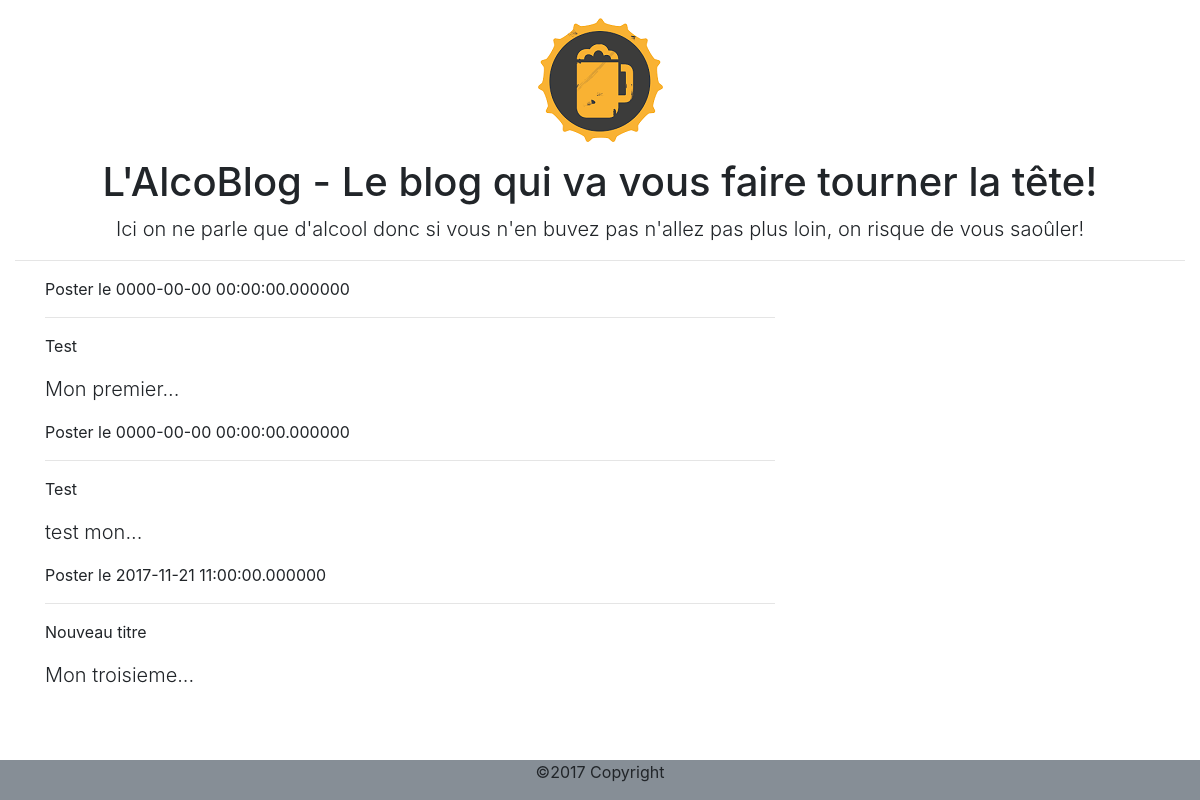
The page / on the database its author committed.
### tables this page shows
CREATE TABLE `table_article` (
  `id_article` tinyint(4) NOT NULL,
  `title` varchar(20) NOT NULL,
  `auteur` varchar(20) NOT NULL,
  `a_text` varchar(50) NOT NULL,
  `data_creation` timestamp(6) NOT NULL DEFAULT CURRENT_TIMESTAMP(6) ON UPDATE CURRENT_TIMESTAMP(6),
  `data_update` timestamp(6) NOT NULL DEFAULT CURRENT_TIMESTAMP(6),
  `preview_image` varchar(500) NOT NULL,
  `categorie` varchar(20) NOT NULL
);

### ctrl/liste.php (called while the page is built)
<?php
require_once 'model/class_article.php';
require_once 'model/class_article_query.php';
$aq = new Article_query($bdd);
$liste_articles = $aq->getList();
?>

### model/class_article_query.php (called while the page is built, shortened)
<?php
class Article_query
{
	private $_bdd;
	public function __construct($bdd)
	{
		$this->_bdd = $bdd;
	}
	public function getList()
	{
		$liste = [];
		$req = $this->_bdd->prepare('SELECT * FROM table_article');
		$req->execute();
		while($donnees = $req->fetch()){
			$liste[]= new Article($donnees);
		}
		return $liste;
	}
}
?>

### model/class_article.php (called while the page is built, shortened)
<?php
Class Article
{
private $_title;
private $_text;
private $_data_update;
	public function __construct($donnees)
	{
		$this->_title = $donnees['title'];
		$this->_text = $donnees['a_text'];
		$this->_data_update = $donnees['data_update'];
	}
    public function getTitle()
    {
        return ucfirst(strtolower($this->_title));
    }
    public function getText()
    {
        return $this->_text;
    }
    public function getResume($words)
    {
        return implode(' ', array_slice(explode(' ', $this->getText()), 0, $words)).'...';
    }
    public function getDataUpdate()
    {
        return $this->_data_update;
    }
}
?>

### views/liste.php (the view)
<main>
    <div class="container">
      <div class="row">
        <div class="col-lg-8">
<?php
foreach($liste_articles as $article){
	echo '<p>Poster le '.$article->getDataUpdate().'</p><hr>';
	echo '<p>'.$article->getTitle().'</p>';
	echo ' <p class="lead">'.$article->getResume(2).'</p>';
}
?>
   </div>
      </div>
    </div>
</main>

### views/header.inc.php (shortened to what this page needs)
<!DOCTYPE html>
    <html lang="fr">
        <head>
            <link href="css/bootstrap.min.css" rel="stylesheet">
            <link href="css/blog-post.css" rel="stylesheet">
        </head>
        <header>
            <div class="container-fluid col-lg-12 mt-3">
                <div class="container text-center">
                    <img src="css/img/logo.png" class="text-center">
                    <h1 class="mt-3  text-center">L'AlcoBlog - Le blog qui va vous faire tourner la tête!</h1>
                </div>
                <p class="lead mt-2 text-center">
                    Ici on ne parle que d'alcool donc si vous n'en buvez pas n'allez pas plus loin, on risque de vous saoûler!
                </p>
                <hr>
            </div>
        </header>
        <body>

### index.php (shortened to what this page needs)
<?php
	require_once('views/header.inc.php');
	try{
		$bdd = new PDO('mysql:host=localhost;dbname=mini-blog', 'root', '');
		$bdd->setAttribute(PDO::ATTR_DEFAULT_FETCH_MODE, PDO::FETCH_ASSOC);
	}
	catch(Exception $e){
		die('Erreur : '.$e->getMessage());
	}
	if(isset($_GET['id_article'])) {
	$id_article = htmlspecialchars(($_GET['id_article']));
    require_once ('ctrl/control-article.php');
    }
    elseif(isset($_GET['categorie_name'])) {
        require_once 'ctrl/test.php';
    }else{
    	require_once 'ctrl/liste.php';
    	require_once 'views/liste.php';
    }
    require_once('views/footer.inc.php');
?>

### views/footer.inc.php (shortened to what this page needs)
		<div id="footer" class="text-center col-12 bg-secondary fixed-bottom mt-5">
			<p> ©2017 Copyright</p>
		</div>
	</body>
</html>

### css/blog-post.css (style rules this page uses)
body { margin: 0; padding: 0; }

### rows shown on the page
table_article: data_update "0000-00-00 00:00:00.000000", title "Test", a_text "Mon premier..."
table_article: data_update "0000-00-00 00:00:00.000000", title "Test", a_text "test mon..."
table_article: data_update "2017-11-21 11:00:00.000000", title "Nouveau titre", a_text "Mon troisieme..."
